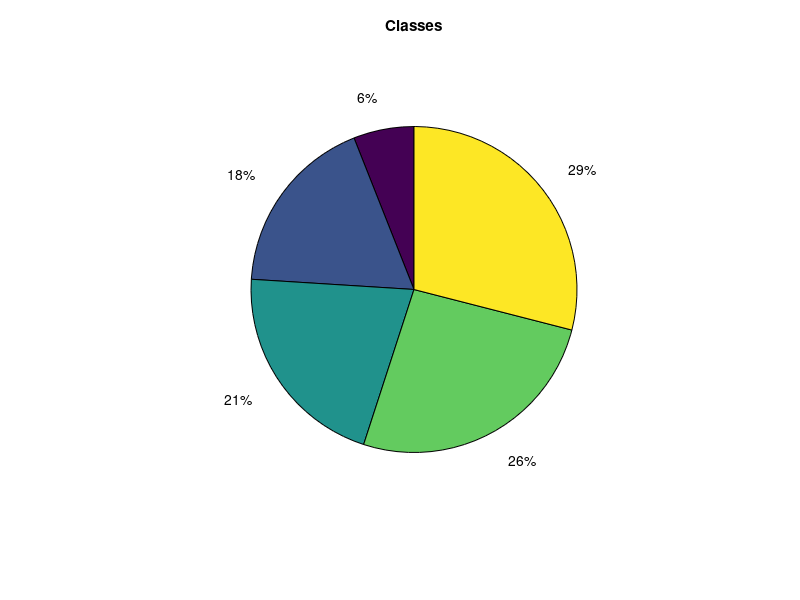

Source code (MATLAB): (Note: this script raises an error after producing the figure.)
% Isaac Bullinger
% Homework 7
% isaac.bullinger@nwc.edu
x=[6,18,21,26,29];
pie(x);
title('Classes');
legend('Location','bestoutside','Introductory Material','Math','Humanities','Specialty Courses','Sciences');